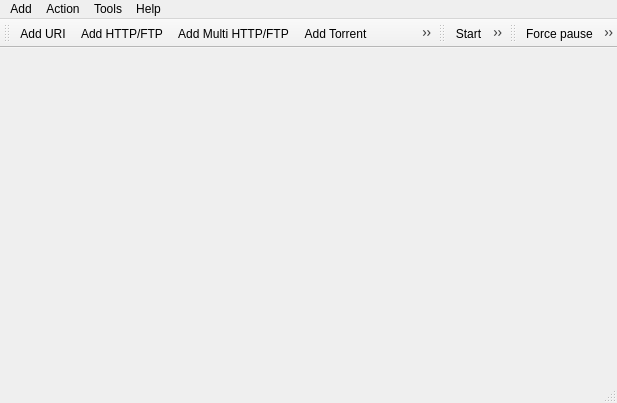
<?xml version="1.0" encoding="UTF-8"?>
<ui version="4.0">
 <class>Aria2cRemote</class>
 <widget class="QMainWindow" name="Aria2cRemote">
  <property name="geometry">
   <rect>
    <x>0</x>
    <y>0</y>
    <width>617</width>
    <height>403</height>
   </rect>
  </property>
  <property name="windowTitle">
   <string notr="true">Aria2cRemote</string>
  </property>
  <property name="windowIcon">
   <iconset resource="Aria2cRemote.qrc">
    <normaloff>:/icon/logo.png</normaloff>:/icon/logo.png</iconset>
  </property>
  <property name="Language" stdset="0">
   <string>English</string>
  </property>
  <widget class="QWidget" name="centralWidget"/>
  <widget class="QMenuBar" name="menuBar">
   <property name="geometry">
    <rect>
     <x>0</x>
     <y>0</y>
     <width>617</width>
     <height>18</height>
    </rect>
   </property>
   <widget class="QMenu" name="menuDownload">
    <property name="title">
     <string>Add</string>
    </property>
    <addaction name="action_AddURI"/>
    <addaction name="actionAdd_HTTP_FTP"/>
    <addaction name="actionAdd_Multi_HTTP_FTP"/>
    <addaction name="actionAdd_Torrent"/>
    <addaction name="actionAdd_MagnetLink"/>
    <addaction name="actionAdd_Metalink"/>
    <addaction name="separator"/>
    <addaction name="action_Exit"/>
   </widget>
   <widget class="QMenu" name="menuHelp">
    <property name="title">
     <string>Help</string>
    </property>
    <addaction name="action_Help"/>
    <addaction name="separator"/>
    <addaction name="actionAbout"/>
    <addaction name="actionAbout_Qt"/>
   </widget>
   <widget class="QMenu" name="menuOption">
    <property name="title">
     <string>Tools</string>
    </property>
    <widget class="QMenu" name="menuLanguages">
     <property name="title">
      <string>Languages</string>
     </property>
    </widget>
    <addaction name="actionOption"/>
    <addaction name="actionGlobal_Options"/>
    <addaction name="actionGeoIP_update"/>
    <addaction name="separator"/>
    <addaction name="menuLanguages"/>
   </widget>
   <widget class="QMenu" name="menuAction">
    <property name="title">
     <string>Action</string>
    </property>
    <addaction name="action_Start"/>
    <addaction name="actionStart_all"/>
    <addaction name="action_Pause"/>
    <addaction name="actionPause_all"/>
    <addaction name="action_Remove"/>
    <addaction name="actionPurge"/>
    <addaction name="actionPower_off_Aria2c"/>
    <addaction name="separator"/>
    <addaction name="actionForce_pause"/>
    <addaction name="actionForce_pause_all"/>
    <addaction name="actionForce_remove"/>
    <addaction name="actionForce_power_off_Aria2c"/>
   </widget>
   <addaction name="menuDownload"/>
   <addaction name="menuAction"/>
   <addaction name="menuOption"/>
   <addaction name="menuHelp"/>
  </widget>
  <widget class="QToolBar" name="mainToolBar">
   <property name="windowTitle">
    <string notr="true"/>
   </property>
   <attribute name="toolBarArea">
    <enum>TopToolBarArea</enum>
   </attribute>
   <attribute name="toolBarBreak">
    <bool>false</bool>
   </attribute>
   <addaction name="action_AddURI"/>
   <addaction name="actionAdd_HTTP_FTP"/>
   <addaction name="actionAdd_Multi_HTTP_FTP"/>
   <addaction name="actionAdd_Torrent"/>
   <addaction name="actionAdd_MagnetLink"/>
   <addaction name="actionAdd_Metalink"/>
  </widget>
  <widget class="QStatusBar" name="statusBar"/>
  <widget class="QToolBar" name="toolBar">
   <property name="windowTitle">
    <string notr="true">toolBar</string>
   </property>
   <attribute name="toolBarArea">
    <enum>TopToolBarArea</enum>
   </attribute>
   <attribute name="toolBarBreak">
    <bool>false</bool>
   </attribute>
   <addaction name="action_Start"/>
   <addaction name="actionStart_all"/>
   <addaction name="action_Pause"/>
   <addaction name="actionPause_all"/>
   <addaction name="action_Remove"/>
   <addaction name="actionPurge"/>
   <addaction name="actionPower_off_Aria2c"/>
  </widget>
  <widget class="QToolBar" name="toolBar_2">
   <property name="windowTitle">
    <string notr="true">toolBar_2</string>
   </property>
   <attribute name="toolBarArea">
    <enum>TopToolBarArea</enum>
   </attribute>
   <attribute name="toolBarBreak">
    <bool>false</bool>
   </attribute>
   <addaction name="actionForce_pause"/>
   <addaction name="actionForce_pause_all"/>
   <addaction name="actionForce_remove"/>
   <addaction name="actionForce_power_off_Aria2c"/>
  </widget>
  <action name="action_AddURI">
   <property name="icon">
    <iconset resource="Aria2cRemote.qrc">
     <normaloff>:/icon/folder.png</normaloff>:/icon/folder.png</iconset>
   </property>
   <property name="text">
    <string>&amp;URI...</string>
   </property>
   <property name="iconText">
    <string>Add URI</string>
   </property>
   <property name="toolTip">
    <string>Add URI</string>
   </property>
  </action>
  <action name="action_Exit">
   <property name="text">
    <string>&amp;Exit</string>
   </property>
  </action>
  <action name="actionAbout">
   <property name="icon">
    <iconset resource="Aria2cRemote.qrc">
     <normaloff>:/icon/logo.png</normaloff>:/icon/logo.png</iconset>
   </property>
   <property name="text">
    <string>About...</string>
   </property>
  </action>
  <action name="action_Help">
   <property name="text">
    <string>&amp;Help</string>
   </property>
  </action>
  <action name="actionAbout_Qt">
   <property name="icon">
    <iconset resource="Aria2cRemote.qrc">
     <normaloff>:/icon/qtlogo.png</normaloff>:/icon/qtlogo.png</iconset>
   </property>
   <property name="text">
    <string>About &amp;Qt...</string>
   </property>
  </action>
  <action name="action_Pause">
   <property name="icon">
    <iconset resource="Aria2cRemote.qrc">
     <normaloff>:/icon/toolbars/pause.png</normaloff>:/icon/toolbars/pause.png</iconset>
   </property>
   <property name="text">
    <string>&amp;Pause</string>
   </property>
  </action>
  <action name="action_Remove">
   <property name="icon">
    <iconset resource="Aria2cRemote.qrc">
     <normaloff>:/icon/toolbars/remove.png</normaloff>:/icon/toolbars/remove.png</iconset>
   </property>
   <property name="text">
    <string>&amp;Remove</string>
   </property>
  </action>
  <action name="actionAdd_Torrent">
   <property name="icon">
    <iconset resource="Aria2cRemote.qrc">
     <normaloff>:/icon/uri/bittorrent.png</normaloff>:/icon/uri/bittorrent.png</iconset>
   </property>
   <property name="text">
    <string>Torrent...</string>
   </property>
   <property name="iconText">
    <string>Add Torrent</string>
   </property>
   <property name="toolTip">
    <string>Add Torrent</string>
   </property>
  </action>
  <action name="actionAdd_HTTP_FTP">
   <property name="icon">
    <iconset resource="Aria2cRemote.qrc">
     <normaloff>:/icon/uri/ftp.png</normaloff>:/icon/uri/ftp.png</iconset>
   </property>
   <property name="text">
    <string>HTTP/FTP...</string>
   </property>
   <property name="iconText">
    <string>Add HTTP/FTP</string>
   </property>
   <property name="toolTip">
    <string>Add HTTP/FTP</string>
   </property>
  </action>
  <action name="actionAdd_Multi_HTTP_FTP">
   <property name="icon">
    <iconset resource="Aria2cRemote.qrc">
     <normaloff>:/icon/uri/http.png</normaloff>:/icon/uri/http.png</iconset>
   </property>
   <property name="text">
    <string>Multi HTTP/FTP...</string>
   </property>
   <property name="iconText">
    <string>Add Multi HTTP/FTP</string>
   </property>
   <property name="toolTip">
    <string>Add Multi HTTP/FTP</string>
   </property>
  </action>
  <action name="actionAdd_Metalink">
   <property name="icon">
    <iconset resource="Aria2cRemote.qrc">
     <normaloff>:/icon/uri/metalink.png</normaloff>:/icon/uri/metalink.png</iconset>
   </property>
   <property name="text">
    <string>Metalink...</string>
   </property>
   <property name="iconText">
    <string>Add Metalink</string>
   </property>
   <property name="toolTip">
    <string>Add Metalink</string>
   </property>
  </action>
  <action name="actionAdd_MagnetLink">
   <property name="icon">
    <iconset resource="Aria2cRemote.qrc">
     <normaloff>:/icon/uri/magnet.png</normaloff>:/icon/uri/magnet.png</iconset>
   </property>
   <property name="text">
    <string>MagnetLink...</string>
   </property>
   <property name="iconText">
    <string>Add MagnetLink</string>
   </property>
   <property name="toolTip">
    <string>Add MagnetLink</string>
   </property>
  </action>
  <action name="actionOption">
   <property name="icon">
    <iconset resource="Aria2cRemote.qrc">
     <normaloff>:/icon/gear.png</normaloff>:/icon/gear.png</iconset>
   </property>
   <property name="text">
    <string>Options...</string>
   </property>
  </action>
  <action name="action_Start">
   <property name="icon">
    <iconset resource="Aria2cRemote.qrc">
     <normaloff>:/icon/toolbars/unpause.png</normaloff>:/icon/toolbars/unpause.png</iconset>
   </property>
   <property name="text">
    <string>Start</string>
   </property>
  </action>
  <action name="actionStart_all">
   <property name="icon">
    <iconset resource="Aria2cRemote.qrc">
     <normaloff>:/icon/toolbars/unpauseall.png</normaloff>:/icon/toolbars/unpauseall.png</iconset>
   </property>
   <property name="text">
    <string>Start all</string>
   </property>
  </action>
  <action name="actionPause_all">
   <property name="icon">
    <iconset resource="Aria2cRemote.qrc">
     <normaloff>:/icon/toolbars/pauseall.png</normaloff>:/icon/toolbars/pauseall.png</iconset>
   </property>
   <property name="text">
    <string>Pause all</string>
   </property>
  </action>
  <action name="actionPurge">
   <property name="icon">
    <iconset resource="Aria2cRemote.qrc">
     <normaloff>:/icon/toolbars/purgedownloadresult.png</normaloff>:/icon/toolbars/purgedownloadresult.png</iconset>
   </property>
   <property name="text">
    <string>Purge</string>
   </property>
  </action>
  <action name="actionPower_off_Aria2c">
   <property name="icon">
    <iconset resource="Aria2cRemote.qrc">
     <normaloff>:/icon/toolbars/poweroff.png</normaloff>:/icon/toolbars/poweroff.png</iconset>
   </property>
   <property name="text">
    <string>Power off Aria2c</string>
   </property>
  </action>
  <action name="actionForce_pause">
   <property name="icon">
    <iconset resource="Aria2cRemote.qrc">
     <normaloff>:/icon/toolbars/forcepause.png</normaloff>:/icon/toolbars/forcepause.png</iconset>
   </property>
   <property name="text">
    <string>Force pause</string>
   </property>
  </action>
  <action name="actionForce_pause_all">
   <property name="icon">
    <iconset resource="Aria2cRemote.qrc">
     <normaloff>:/icon/toolbars/forcepauseall.png</normaloff>:/icon/toolbars/forcepauseall.png</iconset>
   </property>
   <property name="text">
    <string>Force pause all</string>
   </property>
  </action>
  <action name="actionForce_remove">
   <property name="icon">
    <iconset resource="Aria2cRemote.qrc">
     <normaloff>:/icon/toolbars/forceremove.png</normaloff>:/icon/toolbars/forceremove.png</iconset>
   </property>
   <property name="text">
    <string>Force remove</string>
   </property>
  </action>
  <action name="actionForce_power_off_Aria2c">
   <property name="icon">
    <iconset resource="Aria2cRemote.qrc">
     <normaloff>:/icon/toolbars/forcepoweroff.png</normaloff>:/icon/toolbars/forcepoweroff.png</iconset>
   </property>
   <property name="text">
    <string>Force power off Aria2c</string>
   </property>
  </action>
  <action name="actionGlobal_Options">
   <property name="icon">
    <iconset resource="Aria2cRemote.qrc">
     <normaloff>:/icon/gear.png</normaloff>:/icon/gear.png</iconset>
   </property>
   <property name="text">
    <string>Global options...</string>
   </property>
  </action>
  <action name="actionDefault">
   <property name="text">
    <string>Default</string>
   </property>
  </action>
  <action name="actionGeoIP_update">
   <property name="text">
    <string>GeoIP update</string>
   </property>
  </action>
 </widget>
 <layoutdefault spacing="6" margin="11"/>
 <resources>
  <include location="Aria2cRemote.qrc"/>
 </resources>
 <connections>
  <connection>
   <sender>action_Exit</sender>
   <signal>triggered()</signal>
   <receiver>Aria2cRemote</receiver>
   <slot>close()</slot>
   <hints>
    <hint type="sourcelabel">
     <x>-1</x>
     <y>-1</y>
    </hint>
    <hint type="destinationlabel">
     <x>308</x>
     <y>201</y>
    </hint>
   </hints>
  </connection>
  <connection>
   <sender>action_AddURI</sender>
   <signal>triggered()</signal>
   <receiver>Aria2cRemote</receiver>
   <slot>on_action_AddURI()</slot>
   <hints>
    <hint type="sourcelabel">
     <x>-1</x>
     <y>-1</y>
    </hint>
    <hint type="destinationlabel">
     <x>41</x>
     <y>89</y>
    </hint>
   </hints>
  </connection>
 </connections>
 <slots>
  <slot>on_action_AddURI()</slot>
 </slots>
</ui>
